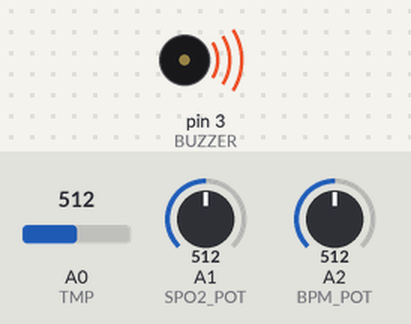
Simulated run of this sketch. Board: Arduino Uno, built with avr-gcc and run on an emulated ATmega328P. Shown: buzzer (waves = sounding). Inputs (shaded band) come from the test bench; at power-on: A0 (TMP) = 512, A1 (SPO2_POT) = 512, A2 (BPM_POT) = 512. What the sketch prints to the serial monitor is not drawn.

Above: at 0.1 s.
Timing chart, 0 to 1.6 s (numbered marks = the images above):
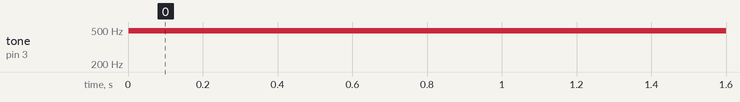

Measured:
- by itself, tone on pin 3 (BUZZER): silent → 490 Hz at 0.00 s

The sketch:

ritmox.ino
```cpp
#define TMP A0
#define SPO2_POT A1
#define BPM_POT A2
#define BUZZER 3

void setup()
{
    pinMode(TMP, INPUT); // Temperature analog pin
    pinMode(SPO2_POT, INPUT); // Oximetry analog pin
    pinMode(BPM_POT, INPUT); // Heart beat analog pin

    pinMode(BUZZER, OUTPUT); // Buzzer pin
    analogWrite(BUZZER, 0);


    Serial.begin(9600); // Serial port at 9600 kb/s
}

float temperature = 0;
float registerTmp=0;
float voutTmp=0;

float registerSpo2=0;
float voutOxi=0;
float spo2 = 0;

float registerBPM=0;
float voutBpm=0;
float bpm = 0;

void loop()
{
    // Temperature
    registerTmp = analogRead(TMP); // Read temperature register
    voutTmp = (5 * registerTmp) / 1023;
    temperature = (voutTmp - 0.5) / 0.01;

    Serial.print("TEMPERATURE: ");
    Serial.println(temperature);

    // Oximetry
    registerSpo2 = analogRead(SPO2_POT); // Read spo2 register
    voutOxi = (5 * registerSpo2) / 1023;
    spo2 = 20 * voutOxi;

    Serial.print("SPO2 %: ");
    Serial.println(spo2);

    // BPM
    registerBPM = analogRead(BPM_POT); // Read heart rate register
    voutBpm = (5 * registerBPM) / 1023;
    bpm = 44 * voutBpm;

    Serial.print("BPM: ");
    Serial.println(bpm);

    buzz(bpm, spo2, temperature, 10000); // Sound for 10 seconds

    delay(2000);
}

const float MIN_BPM = 60;
const float MAX_BPM = 100;
const float MAX_TMP = 37.5;
const float MIN_SPO2 = 95;

const unsigned int MAX_FREQ = 1000;
const int power = 70;

void buzz(float bpm, float spo2, float tmp, unsigned int span)
{
    byte abnormalBpm = bpm < MIN_BPM || bpm > MAX_BPM;
    byte lowSpo2 = spo2 < MIN_SPO2;
    byte highTmp = tmp > MAX_TMP;
    byte normalIndicators = !abnormalBpm && !lowSpo2 && !highTmp;

    unsigned long start = millis();
    unsigned long current = start;

    unsigned int  freq = MAX_FREQ;

    while (current - start <= span)
    {
        if (normalIndicators)
        {
            analogWrite(BUZZER, 0);
            break;
        }

        if (abnormalBpm)
        {
            analogWrite(BUZZER, power);
            freq -= 250;
        }

        if (lowSpo2)
        {
            analogWrite(BUZZER, power);
            freq -= 250;
        }

        if (highTmp)
        {
            analogWrite(BUZZER, power);
            freq -= 250;
        }

        current = millis();
        delay(freq);
        analogWrite(BUZZER, 0);
        delay(freq);
        freq = MAX_FREQ;
    }
}
```
